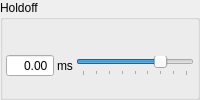
            <widget class="QGroupBox" name="gbHoldoff">
             <property name="statusTip">
              <string>Holdoff</string>
             </property>
             <property name="title">
              <string>Holdoff</string>
             </property>
             <layout class="QHBoxLayout" name="horizontalLayout">
              <property name="spacing">
               <number>3</number>
              </property>
              <property name="leftMargin">
               <number>3</number>
              </property>
              <property name="topMargin">
               <number>16</number>
              </property>
              <property name="rightMargin">
               <number>3</number>
              </property>
              <property name="bottomMargin">
               <number>1</number>
              </property>
              <item>
               <widget class="QDoubleSpinBox" name="dsbHoldoff">
                <property name="alignment">
                 <set>Qt::AlignRight|Qt::AlignTrailing|Qt::AlignVCenter</set>
                </property>
                <property name="readOnly">
                 <bool>true</bool>
                </property>
                <property name="buttonSymbols">
                 <enum>QAbstractSpinBox::NoButtons</enum>
                </property>
                <property name="maximum">
                 <double>150.000000000000000</double>
                </property>
               </widget>
              </item>
              <item>
               <widget class="QLabel" name="label_14">
                <property name="text">
                 <string>ms</string>
                </property>
               </widget>
              </item>
              <item>
               <widget class="QSlider" name="hsHoldoff">
                <property name="maximum">
                 <number>1024</number>
                </property>
                <property name="singleStep">
                 <number>1</number>
                </property>
                <property name="pageStep">
                 <number>64</number>
                </property>
                <property name="value">
                 <number>768</number>
                </property>
                <property name="orientation">
                 <enum>Qt::Horizontal</enum>
                </property>
                <property name="invertedAppearance">
                 <bool>false</bool>
                </property>
                <property name="invertedControls">
                 <bool>false</bool>
                </property>
                <property name="tickPosition">
                 <enum>QSlider::TicksBelow</enum>
                </property>
                <property name="tickInterval">
                 <number>128</number>
                </property>
               </widget>
              </item>
             </layout>
            </widget>
